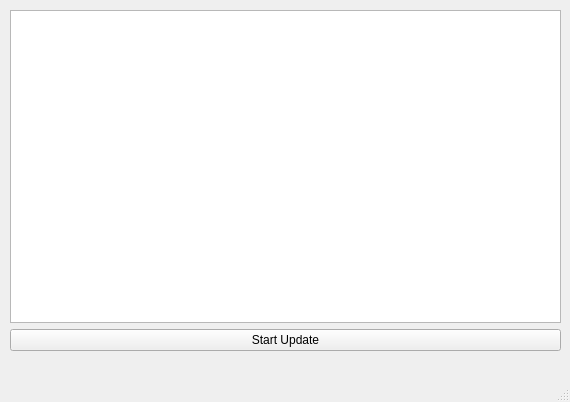
<?xml version="1.0" encoding="UTF-8"?>
<ui version="4.0">
 <class>MainWindow</class>
 <widget class="QMainWindow" name="MainWindow">
  <property name="geometry">
   <rect>
    <x>0</x>
    <y>0</y>
    <width>570</width>
    <height>402</height>
   </rect>
  </property>
  <property name="windowTitle">
   <string>MainWindow</string>
  </property>
  <widget class="QWidget" name="centralwidget">
   <widget class="QWidget" name="verticalLayoutWidget">
    <property name="geometry">
     <rect>
      <x>10</x>
      <y>10</y>
      <width>551</width>
      <height>341</height>
     </rect>
    </property>
    <layout class="QVBoxLayout" name="verticalLayout" stretch="0,0">
     <item>
      <widget class="QTextEdit" name="txt_output"/>
     </item>
     <item>
      <widget class="QPushButton" name="btn_update">
       <property name="text">
        <string>Start Update</string>
       </property>
      </widget>
     </item>
    </layout>
   </widget>
  </widget>
  <widget class="QMenuBar" name="menubar">
   <property name="geometry">
    <rect>
     <x>0</x>
     <y>0</y>
     <width>570</width>
     <height>23</height>
    </rect>
   </property>
  </widget>
  <widget class="QStatusBar" name="statusbar"/>
 </widget>
 <resources/>
 <connections/>
</ui>
